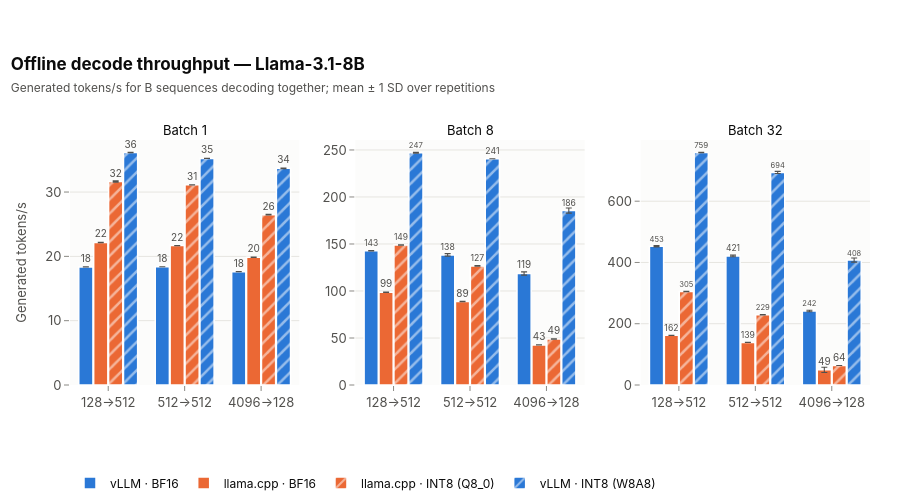

The code cell stored with this chart in its notebook:
### Markdown cell above
**Interpretation.** vLLM prefills several times faster than llama.cpp at BF16 at every batch size, and neither
engine's prefill rate grows much with batch because prefill is already a large GEMM. This is consistent with
vLLM executing its BF16 GEMMs (and attention) on AMX tiles while llama.cpp's BF16 path has no AMX kernel and runs
on AVX-512-BF16. llama.cpp INT8 recovers part of the gap because its Q8_0 GEMMs with ≥ 2 rows do use AMX-INT8.
In the INT8 pair, where both engines have an AMX-INT8 GEMM path, vLLM still prefills several times faster, so the
gap is not only llama.cpp's missing BF16 AMX kernel. It is not evidence of equal AMX use either: llama.cpp's Q8_0
kernels reach a much smaller share of the AMX INT8 GEMM roof than vLLM's (notebook 08, section 3; notebook 10),
so kernel and AMX efficiency still differ between the engines. vLLM's own prefill rises by about the factor between AMX-INT8 and AMX-BF16 tile
throughput (an INT8 tile instruction performs twice the multiply-accumulates of a BF16 one).

## 2. Token generation (decode)

### Code cell
fig = plots.grouped_bars(primary[primary["test"] == "decode"], x="workload_shape", y="tok_s_mean", error="tok_s_std",
                         facet="batch", facet_labels={1: "Batch 1", 8: "Batch 8", 32: "Batch 32"},
                         title=f"Offline decode throughput — {registry.model_label(MODEL)}",
                         subtitle="Generated tokens/s for B sequences decoding together; mean ± 1 SD over repetitions",
                         y_title="Generated tokens/s")
fig.show()
export_figure(fig, "offline_decode_throughput", source=NOTEBOOK,
              caption="Offline decode tokens/s at batch 1, 8 and 32 for each engine (engine tools, scopes differ).")

### Figure 1 — Plotly figure (JSON) as saved in the notebook; plotly's stock layout.template omitted (floating-point values rounded to 4 significant figures)
{"data": [{"cliponaxis": false, "error_y": {"array": [0.004596, 0.006608, 0.015], "color": "#52514e", "thickness": 1.1, "type": "data", "width": 3}, "hovertemplate": "<b>vLLM · BF16</b><br>%{x}<br>Batch 1: %{y:.4g}<extra></extra>", "legendgroup": "vllm_bf16", "marker": {"color": "#2a78d6", "line": {"color": "#ffffff", "width": 1.5}, "pattern": {"fgcolor": "#ffffff", "shape": "", "solidity": 0.25}}, "name": "vLLM · BF16", "showlegend": true, "text": ["18", "18", "18"], "textfont": {"color": "#52514e", "size": 10}, "textposition": "outside", "type": "bar", "x": ["128→512", "512→512", "4096→128"], "xaxis": "x", "y": [18.36, 18.39, 17.62], "yaxis": "y"}, {"cliponaxis": false, "error_y": {"array": [0.04461, 0.004635, 0.0278], "color": "#52514e", "thickness": 1.1, "type": "data", "width": 3}, "hovertemplate": "<b>llama.cpp · BF16</b><br>%{x}<br>Batch 1: %{y:.4g}<extra></extra>", "legendgroup": "llama_cpp_bf16", "marker": {"color": "#eb6834", "line": {"color": "#ffffff", "width": 1.5}, "pattern": {"fgcolor": "#ffffff", "shape": "", "solidity": 0.25}}, "name": "llama.cpp · BF16", "showlegend": true, "text": ["22", "22", "20"], "textfont": {"color": "#52514e", "size": 10}, "textposition": "outside", "type": "bar", "x": ["128→512", "512→512", "4096→128"], "xaxis": "x", "y": [22.16, 21.67, 19.85], "yaxis": "y"}, {"cliponaxis": false, "error_y": {"array": [0.09545, 0.00975, 0.05224], "color": "#52514e", "thickness": 1.1, "type": "data", "width": 3}, "hovertemplate": "<b>llama.cpp · INT8 (Q8_0)</b><br>%{x}<br>Batch 1: %{y:.4g}<extra></extra>", "legendgroup": "llama_cpp_int8", "marker": {"color": "#eb6834", "line": {"color": "#ffffff", "width": 1.5}, "pattern": {"fgcolor": "#ffffff", "shape": "/", "solidity": 0.25}}, "name": "llama.cpp · INT8 (Q8_0)", "showlegend": true, "text": ["32", "31", "26"], "textfont": {"color": "#52514e", "size": 10}, "textposition": "outside", "type": "bar", "x": ["128→512", "512→512", "4096→128"], "xaxis": "x", "y": [31.64, 31.12, 26.48], "yaxis": "y"}, {"cliponaxis": false, "error_y": {"array": [0.04185, 0.02065, 0.04555], "color": "#52514e", "thickness": 1.1, "type": "data", "width": 3}, "hovertemplate": "<b>vLLM · INT8 (W8A8)</b><br>%{x}<br>Batch 1: %{y:.4g}<extra></extra>", "legendgroup": "vllm_int8", "marker": {"color": "#2a78d6", "line": {"color": "#ffffff", "width": 1.5}, "pattern": {"fgcolor": "#ffffff", "shape": "/", "solidity": 0.25}}, "name": "vLLM · INT8 (W8A8)", "showlegend": true, "text": ["36", "35", "34"], "textfont": {"color": "#52514e", "size": 10}, "textposition": "outside", "type": "bar", "x": ["128→512", "512→512", "4096→128"], "xaxis": "x", "y": [36.14, 35.22, 33.68], "yaxis": "y"}, {"cliponaxis": false, "error_y": {"array": [0.248, 1.352, 1.733], "color": "#52514e", "thickness": 1.1, "type": "data", "width": 3}, "hovertemplate": "<b>vLLM · BF16</b><br>%{x}<br>Batch 8: %{y:.4g}<extra></extra>", "legendgroup": "vllm_bf16", "marker": {"color": "#2a78d6", "line": {"color": "#ffffff", "width": 1.5}, "pattern": {"fgcolor": "#ffffff", "shape": "", "solidity": 0.25}}, "name": "vLLM · BF16", "showlegend": false, "text": ["143", "138", "119"], "textfont": {"color": "#52514e", "size": 10}, "textposition": "outside", "type": "bar", "x": ["128→512", "512→512", "4096→128"], "xaxis": "x2", "y": [142.7, 138.4, 118.6], "yaxis": "y2"}, {"cliponaxis": false, "error_y": {"array": [0.2385, 0.2306, 0.2059], "color": "#52514e", "thickness": 1.1, "type": "data", "width": 3}, "hovertemplate": "<b>llama.cpp · BF16</b><br>%{x}<br>Batch 8: %{y:.4g}<extra></extra>", "legendgroup": "llama_cpp_bf16", "marker": {"color": "#eb6834", "line": {"color": "#ffffff", "width": 1.5}, "pattern": {"fgcolor": "#ffffff", "shape": "", "solidity": 0.25}}, "name": "llama.cpp · BF16", "showlegend": false, "text": ["99", "89", "43"], "textfont": {"color": "#52514e", "size": 10}, "textposition": "outside", "type": "bar", "x": ["128→512", "512→512", "4096→128"], "xaxis": "x2", "y": [98.76, 88.73, 42.68], "yaxis": "y2"}, {"cliponaxis": false, "error_y": {"array": [0.2038, 0.221, 0.1429], "color": "#52514e", "thickness": 1.1, "type": "data", "width": 3}, "hovertemplate": "<b>llama.cpp · INT8 (Q8_0)</b><br>%{x}<br>Batch 8: %{y:.4g}<extra></extra>", "legendgroup": "llama_cpp_int8", "marker": {"color": "#eb6834", "line": {"color": "#ffffff", "width": 1.5}, "pattern": {"fgcolor": "#ffffff", "shape": "/", "solidity": 0.25}}, "name": "llama.cpp · INT8 (Q8_0)", "showlegend": false, "text": ["149", "127", "49"], "textfont": {"color": "#52514e", "size": 10}, "textposition": "outside", "type": "bar", "x": ["128→512", "512→512", "4096→128"], "xaxis": "x2", "y": [148.9, 126.7, 48.98], "yaxis": "y2"}, {"cliponaxis": false, "error_y": {"array": [0.4939, 0.02901, 2.71], "color": "#52514e", "thickness": 1.1, "type": "data", "width": 3}, "hovertemplate": "<b>vLLM · INT8 (W8A8)</b><br>%{x}<br>Batch 8: %{y:.4g}<extra></extra>", "legendgroup": "vllm_int8", "marker": {"color": "#2a78d6", "line": {"color": "#ffffff", "width": 1.5}, "pattern": {"fgcolor": "#ffffff", "shape": "/", "solidity": 0.25}}, "name": "vLLM · INT8 (W8A8)", "showlegend": false, "text": ["247", "241", "186"], "textfont": {"color": "#52514e", "size": 10}, "textposition": "outside", "type": "bar", "x": ["128→512", "512→512", "4096→128"], "xaxis": "x2", "y": [247.1, 240.6, 185.5], "yaxis": "y2"}, {"cliponaxis": false, "error_y": {"array": [2.104, 2.775, 2.241], "color": "#52514e", "thickness": 1.1, "type": "data", "width": 3}, "hovertemplate": "<b>vLLM · BF16</b><br>%{x}<br>Batch 32: %{y:.4g}<extra></extra>", "legendgroup": "vllm_bf16", "marker": {"color": "#2a78d6", "line": {"color": "#ffffff", "width": 1.5}, "pattern": {"fgcolor": "#ffffff", "shape": "", "solidity": 0.25}}, "name": "vLLM · BF16", "showlegend": false, "text": ["453", "421", "242"], "textfont": {"color": "#52514e", "size": 10}, "textposition": "outside", "type": "bar", "x": ["128→512", "512→512", "4096→128"], "xaxis": "x3", "y": [452.8, 421.3, 241.6], "yaxis": "y3"}, {"cliponaxis": false, "error_y": {"array": [0.1157, 0.2011, 8.516], "color": "#52514e", "thickness": 1.1, "type": "data", "width": 3}, "hovertemplate": "<b>llama.cpp · BF16</b><br>%{x}<br>Batch 32: %{y:.4g}<extra></extra>", "legendgroup": "llama_cpp_bf16", "marker": {"color": "#eb6834", "line": {"color": "#ffffff", "width": 1.5}, "pattern": {"fgcolor": "#ffffff", "shape": "", "solidity": 0.25}}, "name": "llama.cpp · BF16", "showlegend": false, "text": ["162", "139", "49"], "textfont": {"color": "#52514e", "size": 10}, "textposition": "outside", "type": "bar", "x": ["128→512", "512→512", "4096→128"], "xaxis": "x3", "y": [162.1, 139.0, 49.48], "yaxis": "y3"}, {"cliponaxis": false, "error_y": {"array": [0.9857, 0.5081, 0.07392], "color": "#52514e", "thickness": 1.1, "type": "data", "width": 3}, "hovertemplate": "<b>llama.cpp · INT8 (Q8_0)</b><br>%{x}<br>Batch 32: %{y:.4g}<extra></extra>", "legendgroup": "llama_cpp_int8", "marker": {"color": "#eb6834", "line": {"color": "#ffffff", "width": 1.5}, "pattern": {"fgcolor": "#ffffff", "shape": "/", "solidity": 0.25}}, "name": "llama.cpp · INT8 (Q8_0)", "showlegend": false, "text": ["305", "229", "64"], "textfont": {"color": "#52514e", "size": 10}, "textposition": "outside", "type": "bar", "x": ["128→512", "512→512", "4096→128"], "xaxis": "x3", "y": [305.2, 229.1, 63.58], "yaxis": "y3"}, {"cliponaxis": false, "error_y": {"array": [0.7696, 3.474, 6.731], "color": "#52514e", "thickness": 1.1, "type": "data", "width": 3}, "hovertemplate": "<b>vLLM · INT8 (W8A8)</b><br>%{x}<br>Batch 32: %{y:.4g}<extra></extra>", "legendgroup": "vllm_int8", "marker": {"color": "#2a78d6", "line": {"color": "#ffffff", "width": 1.5}, "pattern": {"fgcolor": "#ffffff", "shape": "/", "solidity": 0.25}}, "name": "vLLM · INT8 (W8A8)", "showlegend": false, "text": ["759", "694", "408"], "textfont": {"color": "#52514e", "size": 10}, "textposition": "outside", "type": "bar", "x": ["128→512", "512→512", "4096→128"], "xaxis": "x3", "y": [759.0, 693.8, 407.9], "yaxis": "y3"}], "layout": {"annotations": [{"font": {"color": "#0b0b0b", "size": 13}, "showarrow": false, "text": "Batch 1", "x": 0.1433, "xanchor": "center", "xref": "paper", "y": 1.0, "yanchor": "bottom", "yref": "paper"}, {"font": {"color": "#0b0b0b", "size": 13}, "showarrow": false, "text": "Batch 8", "x": 0.5, "xanchor": "center", "xref": "paper", "y": 1.0, "yanchor": "bottom", "yref": "paper"}, {"font": {"color": "#0b0b0b", "size": 13}, "showarrow": false, "text": "Batch 32", "x": 0.8567, "xanchor": "center", "xref": "paper", "y": 1.0, "yanchor": "bottom", "yref": "paper"}], "bargap": 0.22, "bargroupgap": 0.05, "barmode": "group", "height": 500, "title": {"text": "<b>Offline decode throughput — Llama-3.1-8B</b><br><span style='font-size:12px;color:#52514e'>Generated tokens/s for B sequences decoding together; mean ± 1 SD over repetitions</span>"}, "xaxis": {"anchor": "y", "domain": [0.0, 0.2867]}, "xaxis2": {"anchor": "y2", "domain": [0.3567, 0.6433]}, "xaxis3": {"anchor": "y3", "domain": [0.7133, 1.0]}, "yaxis": {"anchor": "x", "domain": [0.0, 1.0], "rangemode": "tozero", "title": {"text": "Generated tokens/s"}, "type": "linear"}, "yaxis2": {"anchor": "x2", "domain": [0.0, 1.0], "rangemode": "tozero", "type": "linear"}, "yaxis3": {"anchor": "x3", "domain": [0.0, 1.0], "rangemode": "tozero", "type": "linear"}}}
